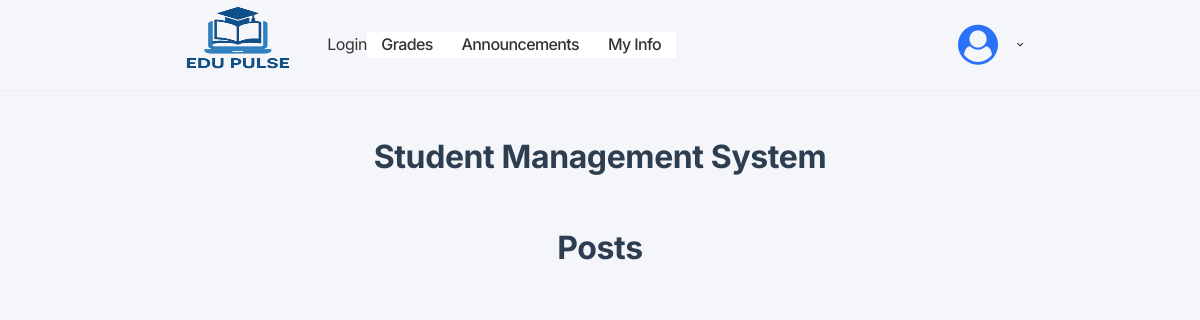
Page /post/ on the earlier database version.
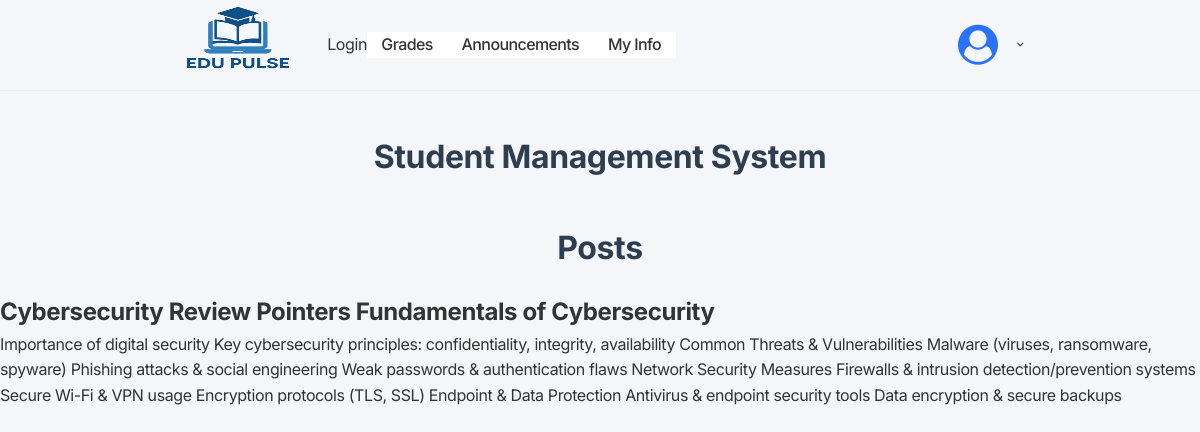
Same page on the later database version.
### app/models.py (models this page shows)
class Post(models.Model):
    title = models.CharField(max_length=200)
    author = models.ForeignKey("auth.User", on_delete=models.CASCADE)
    body = models.TextField()
    created_at = models.DateTimeField(auto_now_add=True)
    def __str__(self):
        return self.title

### app/views.py (the view)
# urls.py: path('post/', PostListView.as_view(), name='post'),
class PostListView(ListView):
    model = Post
    context_object_name = 'posts'
    template_name = 'app/post_list.html'

### app/templates/app/post_list.html
{% extends 'app/base.html' %}
{% block content %}
<h1>Posts</h1>
    {% for post in posts %}
        <div class ="post-entry">
            <h2><a href="{% url 'post_detail' post.pk%}">{{post}}</a></h2>
            <p>{{post.body}}</p>
        </div>
    {% endfor %}
{% endblock %}

Differences in the rows shown:
added Post: title "Cybersecurity Review Pointers Fundamentals of Cybersecurity", body "Importance of digital security Key cybersecurity principles: confidentiality, integrity, availability Common Threats & Vulnerabilities Malware (viruses, ransomware, spyware) Phishing attacks & social engineering Weak passwords & authentication flaws Network Security Measures Firewalls & intrusion detection/prevention systems Secure Wi-Fi & VPN usage Encryption protocols (TLS, SSL) Endpoint & Data Protection Antivirus & endpoint security tools Data encryption & secure backups"
